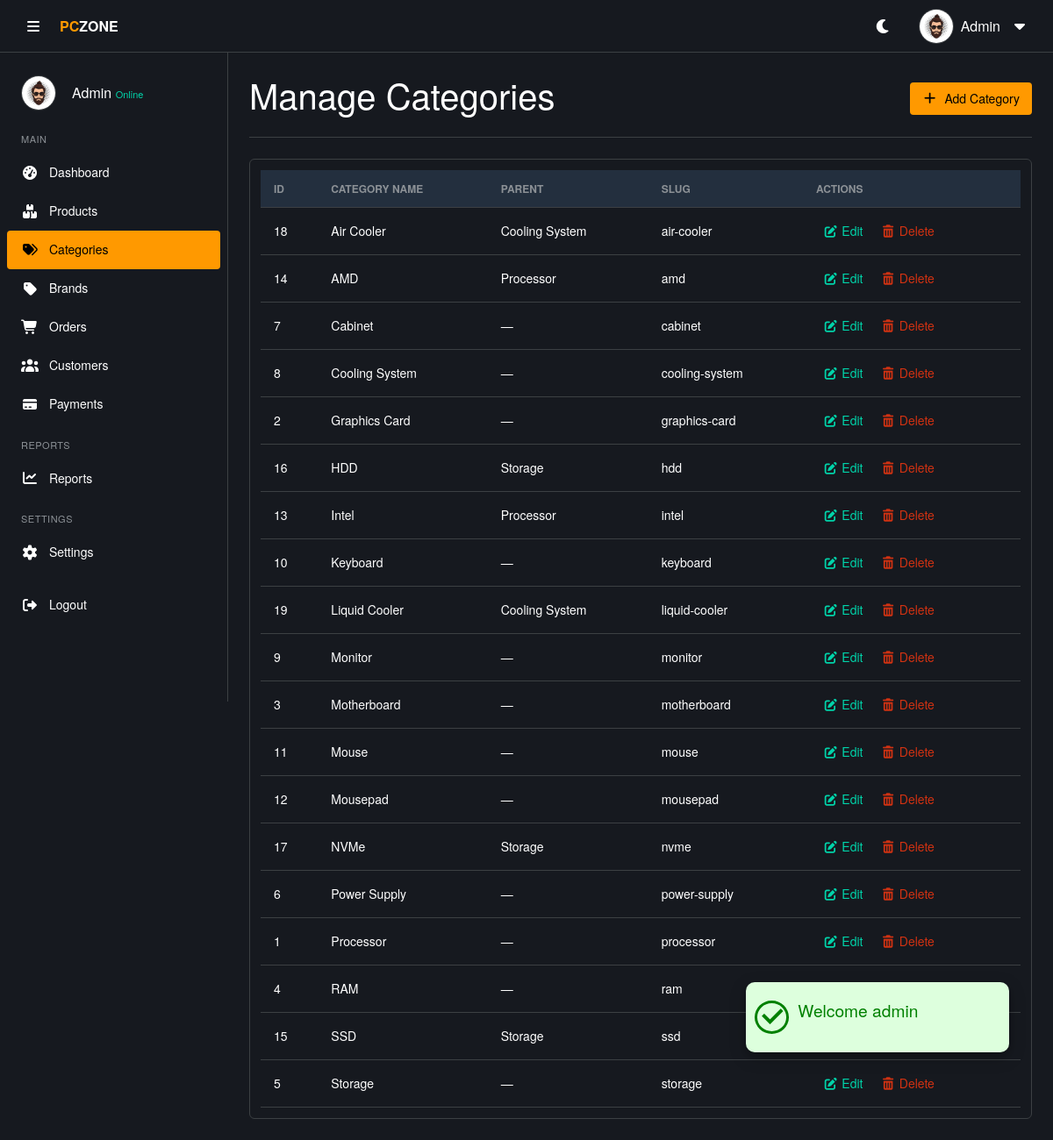
Screenshot of /admin/categories.php (signed in) with the database file from the repository.
### tables this page shows
CREATE TABLE IF NOT EXISTS categories (
    category_id INT AUTO_INCREMENT PRIMARY KEY,
    category_name VARCHAR(100) NOT NULL UNIQUE,
    parent_id INT DEFAULT NULL,
    icon_image VARCHAR(255) DEFAULT NULL,    
    level INT DEFAULT 0,
    slug VARCHAR(250) UNIQUE,
    status ENUM('active','inactive') NOT NULL DEFAULT 'active',
    sort_order INT DEFAULT 9999,
    created_at TIMESTAMP DEFAULT CURRENT_TIMESTAMP,
    updated_at TIMESTAMP DEFAULT CURRENT_TIMESTAMP ON UPDATE CURRENT_TIMESTAMP,
    FOREIGN KEY (parent_id) REFERENCES categories(category_id) ON DELETE SET NULL
);

### includes/functions.php (called while the page is built, shortened)
<?php
function e($v)
{
  return htmlspecialchars($v ?? '');
}

### admin/categories.php (the view, shortened to what this page needs)
<?php
require('../includes/functions.php');
$query_all = "SELECT c.*, p.category_name AS parent_name
              FROM categories c
              LEFT JOIN categories p ON c.parent_id = p.category_id
              ORDER BY c.category_name ASC";
$result_all = $conn->query($query_all);
$allCategories = $result_all->fetch_all(MYSQLI_ASSOC);
?>
<!DOCTYPE html>
<html lang="en">
<head>
  <?php require('./includes/header-link.php') ?>
</head>
<body>
  <?php require('./includes/alert.php');
  include './includes/header.php';
  include './includes/sidebar.php';
  ?>
  <main class="main-content">
    <div class="page-header">
      <h1>Manage Categories</h1>
      <button class="btn-add" data-bs-toggle="modal" data-bs-target="#addCategoryModal">
        <i class="fas fa-plus"></i> Add Category
      </button>
    </div>
    <div class="table-container">
      <table class="data-table">
        <thead>
          <tr>
            <th>ID</th>
            <th>Category Name</th>
            <th>Parent</th>
            <th>Slug</th>
            <th>Actions</th>
          </tr>
        </thead>
        <tbody>
          <?php if (!empty($allCategories)): ?>
            <?php foreach ($allCategories as $row): ?>
              <tr>
                <td><?= (int)$row['category_id'] ?></td>
                <td><?= e($row['category_name']) ?></td>
                <td><?= e($row['parent_name'] ?? '—') ?></td>
                <td><?= e($row['slug']) ?></td>
                <td>
                  <button class="btn-edit" data-bs-toggle="modal" data-bs-target="#editCategoryModal"
                    data-id="<?= (int)$row['category_id'] ?>"
                    data-name="<?= e($row['category_name'] ?? '') ?>"
                    data-parent="<?= $row['parent_id'] ?? '' ?>">
                    <i class="fas fa-edit"></i> Edit
                  </button>
                  <button class="btn-delete" data-bs-toggle="modal" data-bs-target="#deleteConfirmModal"
                    data-url="delete.php?category=<?= (int)$row['category_id'] ?>">
                    <i class="fas fa-trash-alt"></i> Delete
                  </button>
                </td>
              </tr>
            <?php endforeach; ?>
          <?php else: ?>
            <tr>
              <td colspan="5" class="text-center py-4">No categories found.</td>
            </tr>
          <?php endif; ?>
        </tbody>
      </table>
    </div>
  </main>
</body>
</html>

### admin/assets/css/style.css (style rules this page uses)
* { margin: 0; padding: 0; box-sizing: border-box; }
body { font-family: "Amazon Ember", "Helvetica Neue", Roboto, Arial, sans-serif; font-size: 16px; line-height: 1.5; background-color: var(--bg-body); color: var(--text-color); transition: background-color 0.3s, color 0.3s; }
:root { --bg-body: #16191f; --bg-section: #16191f; --bg-card: #16191f; --bg-input: #0d1117; --text-color: #ffffff; --text-muted: #8c9196; --border-color: #3c4043; --primary: #ff9900; --primary-hover: #ffad33; --primary-text: #000000; --hover-bg: #2a3139; --table-header: #232f3e; --scroll-track: #16191f; --success: #00d4aa; --danger: #d13212; --warning: #ff9900; --success-bg: rgba(0, 212, 170, 0.1); --danger-bg: rgba(209, 50, 18, 0.1); --warning-bg: rgba(255, 153, 0, 0.1); --transition: all 0.3s ease; }
.main-content { margin-left: 260px; padding: 24px; padding-top: 84px; transition: margin-left 0.3s, width 0.3s; background-color: var(--bg-body); min-height: 100vh; }
.page-header { display: flex; justify-content: space-between; align-items: center; margin-bottom: 24px; padding-bottom: 16px; border-bottom: 1px solid var(--border-color); }
.table-container { width: 100%; max-width: 100%; background-color: var(--bg-section); border: 1px solid var(--border-color); border-radius: 6px; overflow-x: auto; padding: 12px; }
.data-table, .product-table { width: 100%; border-collapse: collapse; font-size: 14px; color: var(--text-color); }
.data-table { width: 100%; border-collapse: collapse; font-size: 14px; }
.data-table th, .data-table td { padding: 12px 15px; text-align: left; border-bottom: 1px solid var(--border-color); color: var(--text-color); vertical-align: middle; }
.data-table th { background-color: var(--table-header); color: var(--text-muted); font-weight: 600; font-size: 12px; text-transform: uppercase; }
.btn-add, .btn-success { background-color: var(--primary); color: var(--primary-text); border: none; border-radius: 4px; padding: 8px 14px; font-weight: 500; font-size: 14px; text-decoration: none; display: inline-flex; align-items: center; gap: 8px; cursor: pointer; }
.btn-edit, .btn-delete { background: none; border: none; padding: 4px 8px; cursor: pointer; text-decoration: none; font-size: 14px; }
.btn-edit { color: var(--success); }
.btn-delete { color: var(--danger); }
.popup > .icon > i { font-size: 2rem; border-radius: 50%; margin: 0 10px; font-weight: 700; }
.popup-success > .icon > i { background-color: #ddffdd; color: green; border: 3px solid green; border-radius: 50%; }

### rows the page displays
categories: category_id "18", category_name "Air Cooler", parent.category_name "Cooling System", slug "air-cooler"
categories: category_id "14", category_name "AMD", parent.category_name "Processor", slug "amd"
categories: category_id "7", category_name "Cabinet", parent_name "—", slug "cabinet"
categories: category_id "8", category_name "Cooling System", parent_name "—", slug "cooling-system"
categories: category_id "2", category_name "Graphics Card", parent_name "—", slug "graphics-card"
categories: category_id "16", category_name "HDD", parent.category_name "Storage", slug "hdd"
categories: category_id "13", category_name "Intel", parent.category_name "Processor", slug "intel"
categories: category_id "10", category_name "Keyboard", parent_name "—", slug "keyboard"
categories: category_id "19", category_name "Liquid Cooler", parent.category_name "Cooling System", slug "liquid-cooler"
categories: category_id "9", category_name "Monitor", parent_name "—", slug "monitor"
categories: category_id "3", category_name "Motherboard", parent_name "—", slug "motherboard"
categories: category_id "11", category_name "Mouse", parent_name "—", slug "mouse"
categories: category_id "12", category_name "Mousepad", parent_name "—", slug "mousepad"
categories: category_id "17", category_name "NVMe", parent.category_name "Storage", slug "nvme"
categories: category_id "6", category_name "Power Supply", parent_name "—", slug "power-supply"
categories: category_id "1", category_name "Processor", parent_name "—", slug "processor"
categories: category_id "4", category_name "RAM", parent_name "—", slug "ram"
categories: category_id "15", category_name "SSD", parent.category_name "Storage", slug "ssd"
categories: category_id "5", category_name "Storage", parent_name "—", slug "storage"

### other values shown
$_SESSION['message']['title'] "Welcome admin"
$userName "Admin"
$_SESSION['full_name'] "Admin"
